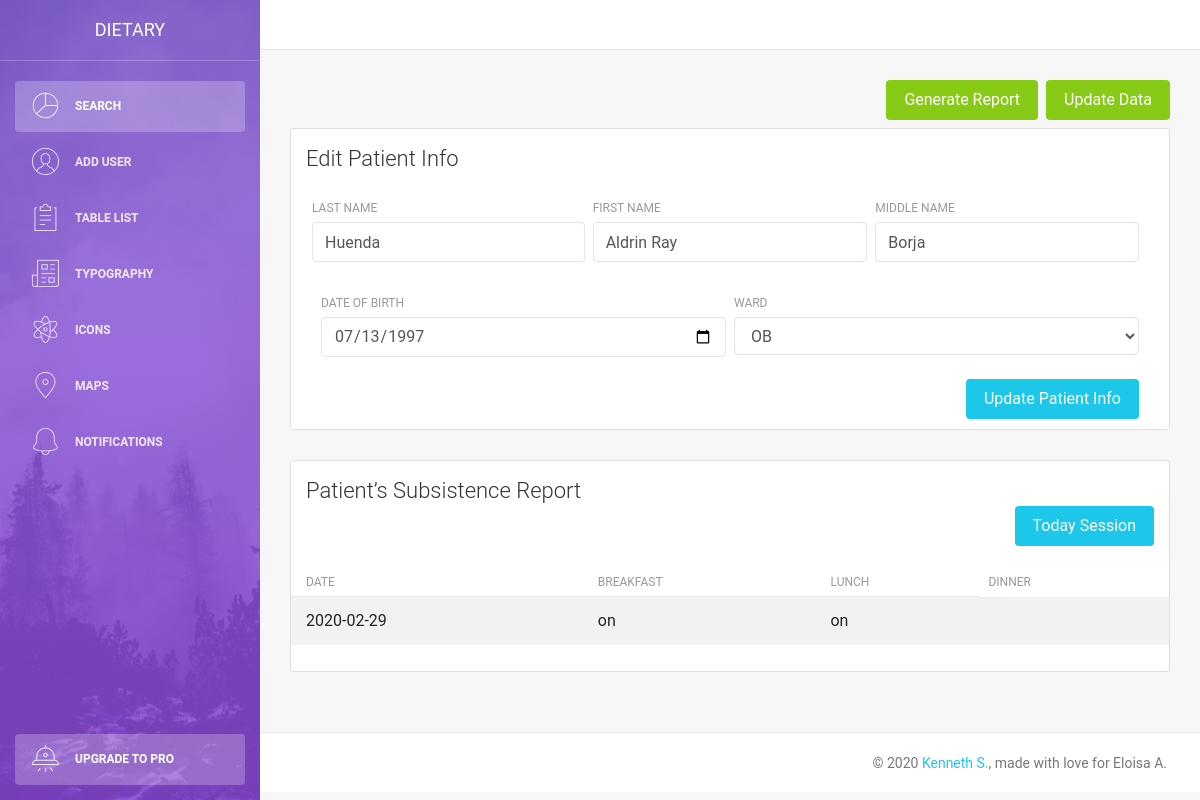
Screenshot of /searchList.php?uId=k76xpkcxwm97n8ms61 with the database file from the repository.
### tables this page shows
CREATE TABLE `patient` (
  `id` int(12) NOT NULL,
  `uId` varchar(25) NOT NULL,
  `lastName` varchar(255) NOT NULL,
  `firstName` varchar(255) NOT NULL,
  `middleName` varchar(255) NOT NULL,
  `dateOfBirth` date DEFAULT NULL,
  `createdAt` datetime(6) DEFAULT current_timestamp(6),
  `ward` varchar(255) NOT NULL
);

CREATE TABLE `patientsubsistence` (
  `id` int(12) NOT NULL,
  `pId` varchar(255) NOT NULL,
  `month` varchar(12) DEFAULT NULL,
  `year` varchar(12) DEFAULT NULL,
  `date` date NOT NULL,
  `breakfast` varchar(225) NOT NULL,
  `lunch` varchar(225) NOT NULL,
  `dinner` varchar(225) NOT NULL
);

### components/patientInfo.php (the view)
<?php
$pId = $_GET['uId'];
$query = "SELECT * FROM patient WHERE uId = '$pId'";
$result = mysqli_query($conn, $query);
if (mysqli_num_rows($result) > 0) {
    while ($row = mysqli_fetch_assoc($result)) {
        echo '
<div class="card-body" id="patientInfo">
    <form method="post" action="action.php">
        <div class="row">
            <input type="hidden" class="form-control" name="pId" id="pId" value="' . $row['uId'] . '" required>
            <div class="col-md-4 pr-1">
                <div class="form-group">
                    <label>Last Name</label>
                    <input type="text" class="form-control" placeholder="Last Name" name="lastName" id="lastName" value="' . $row['lastName'] . '" required>
                </div>
            </div>
            <div class="col-md-4 px-1">
                <div class="form-group">
                    <label>First Name</label>
                    <input type="text" class="form-control" placeholder="First Name" name="firstName" id="firstName" value="' . $row['firstName'] . '" required>
                </div>
            </div>
            <div class="col-md-4 pl-1">
                <div class="form-group">
                    <label>Middle Name</label>
                    <input type="text" class="form-control" placeholder="Middle Name" name="middleName" id="middleName" value="' . $row['middleName'] . '" required>
                </div>
            </div>
        </div>
        <div class="row">
            <div class="col-md-6 pr-1">
                <div class="form-group">
                    <label>Date of Birth</label>
                    <input type="date" class="form-control" placeholder="Date of Birth" name="dateOfBirth" id="dateOfBirth" value="' . $row['dateOfBirth'] . '" required>
                </div>
            </div>
            <div class="col-md-6 pl-1">
                <div class="form-group">
                    <label>Ward</label>
                    <select id="ward" name="ward" class="form-control" required>
                        <option value="' . $row['ward'] . '">' . $row['ward'] . '</option>
                        <option value="General">General</option>
                        <option value="Pedia/Surgery">Pedia/Surgery</option>
                        <option value="OB">OB</option>
                        <option value="Rehy/ISO">Rehy/ISO</option>
                    </select>
                </div>
            </div>
        </div>
        <button type="submit" name="updatePatientBtn" class="btn btn-info btn-fill pull-right ml-3">Update Patient Info</button>
        <div class="clearfix"></div>
    </form>
</div>
';
    }
}

### components/sessionList.php
<?php
$pId = $_GET['uId'];
$query = "SELECT * FROM patientsubsistence WHERE pId = '$pId' ORDER BY date DESC";
$result = mysqli_query($conn, $query);
if (mysqli_num_rows($result) > 0) {
    while ($row = mysqli_fetch_assoc($result)) {
        echo '
        <tr>
            <td>' . $row['date'] . '</td>
            <td>' . $row['breakfast'] . '</td>
            <td>' . $row['lunch'] . '</td>
            <td>' . $row['dinner'] . '</td>
        </tr>
';
    }
}

### rows the page displays
patient: lastName "Huenda", firstName "Aldrin Ray", middleName "Borja", dateOfBirth "07/13/1997", ward "OB"
patientsubsistence: date "2020-02-29", breakfast "on", lunch "on"
